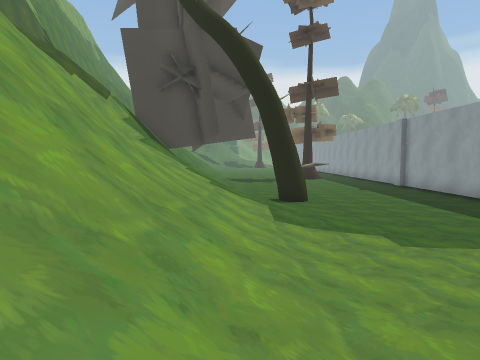
View 1 (above)

24 first-person views from a walk through a scene from a Unity 3-D project. The camera is 1.2 m above the floor, tilts 4° down and sees 75° across. The floor is counted in squares, 2 m on a side. Each view is taken from the middle of a square. On the plan, view 1 faces up. The plan holds only what a view shows up to about 9 squares ahead; the rest is blank. The place goes on beyond the plan. The player character is not drawn. Some surface patterns are stand-ins.

View 2
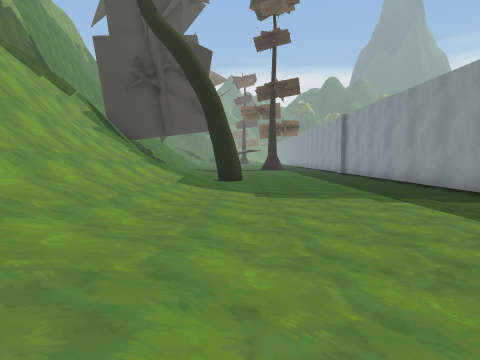

View 3
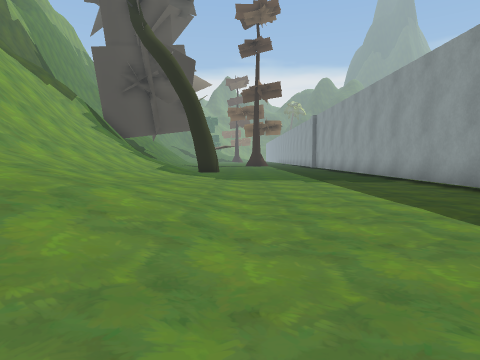

View 4
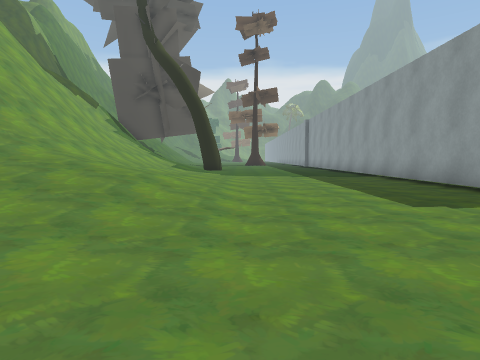

View 5
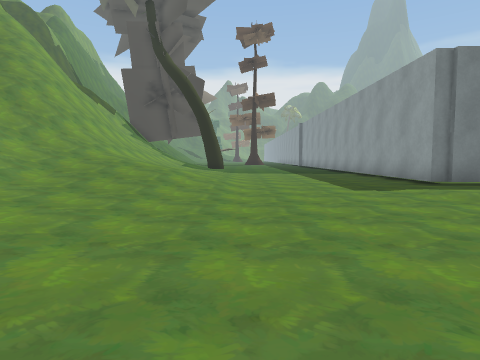

View 6
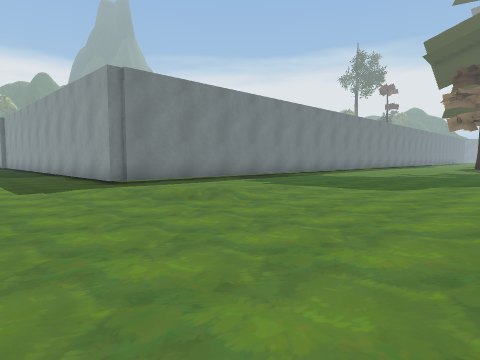

View 7
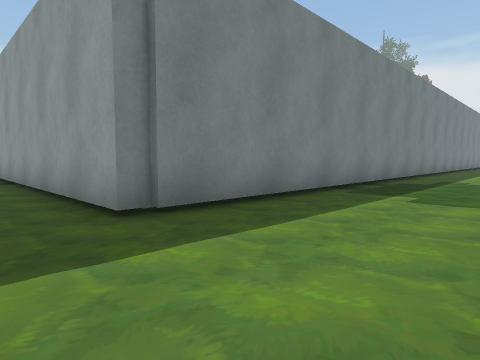

View 8
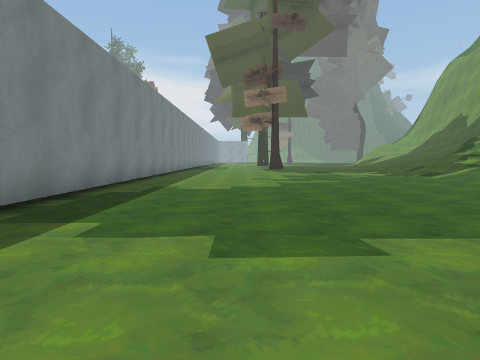

View 9
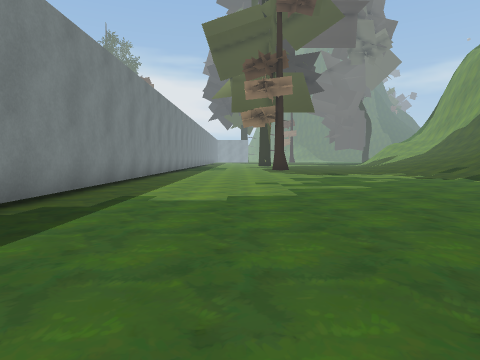

View 10
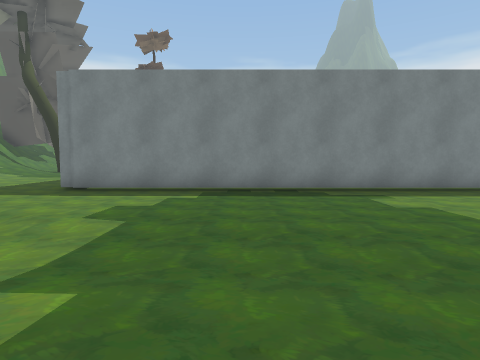

View 11
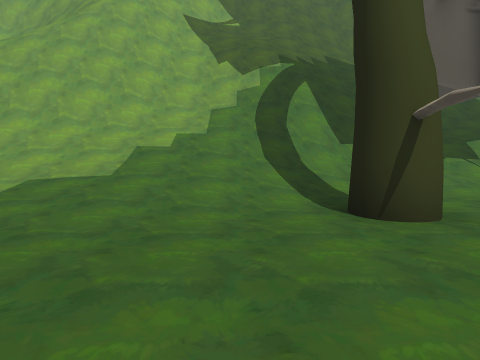

View 12
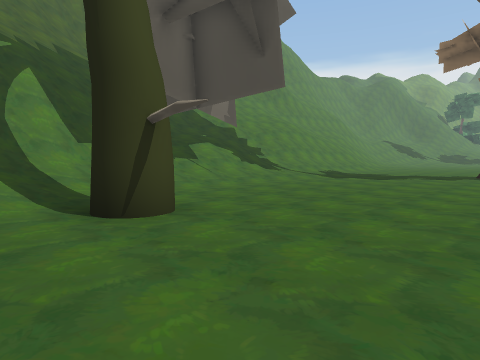

View 13
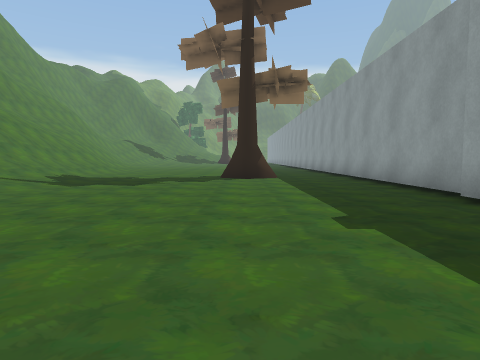

View 14
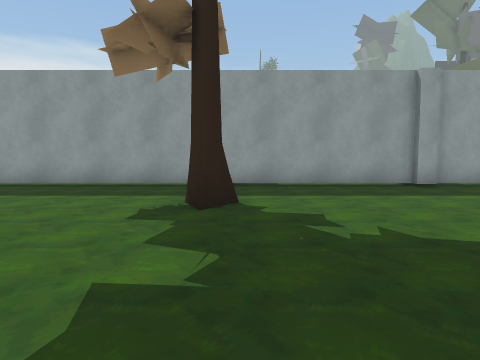

View 15
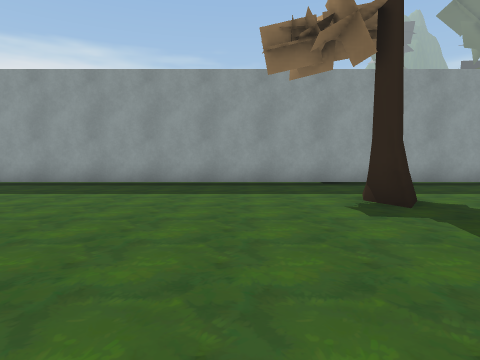

View 16
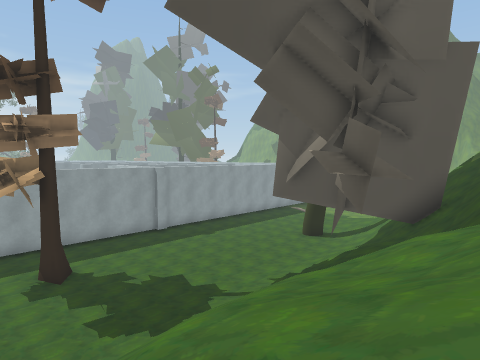

View 17
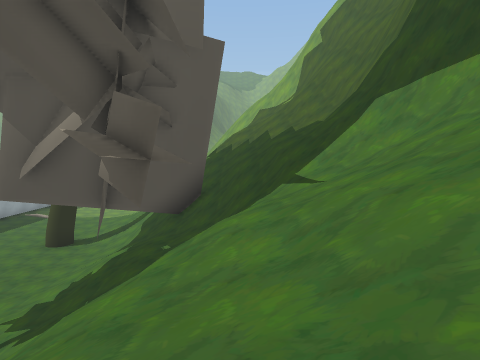

View 18
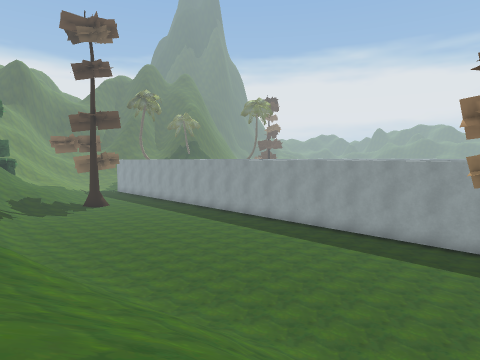

View 19
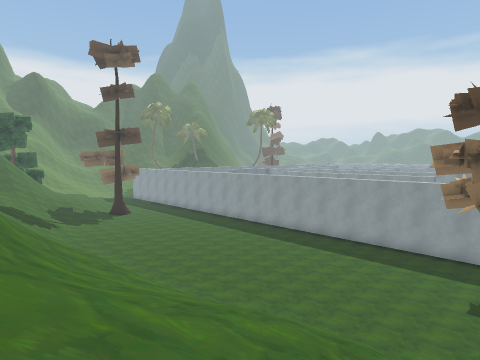

View 20
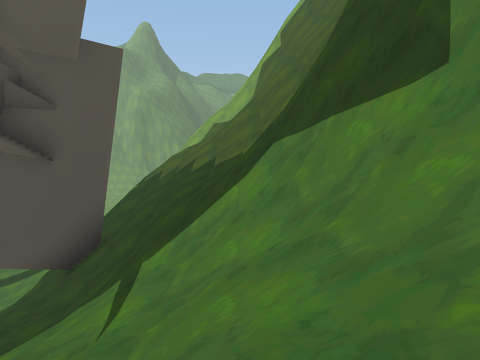

View 21
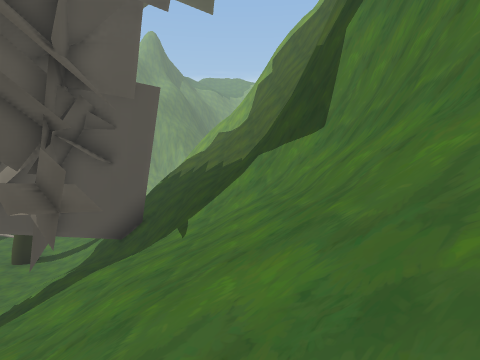

View 22
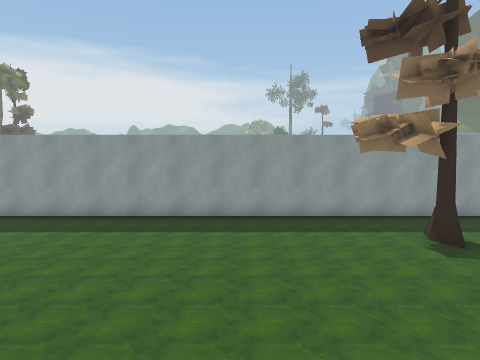

View 23
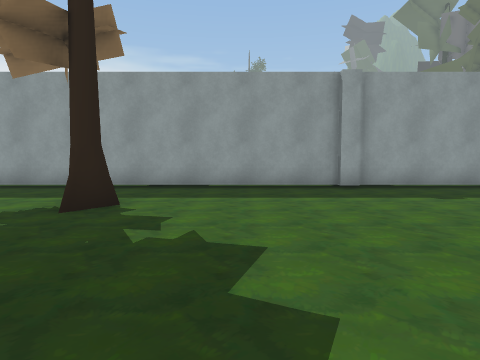

View 24
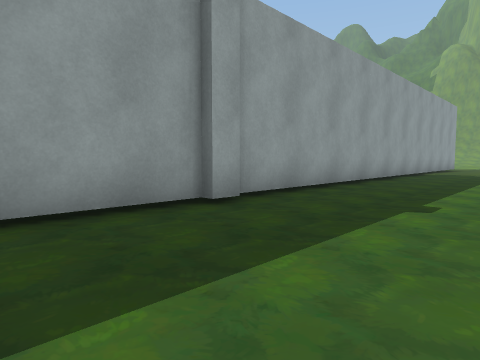

### Floor plan
Key: @ floor where view 1 was taken; # wall or solid block; x gap in a wall; . main floor; : floor 0.25 m higher than the main floor; / step, stairs or slope; = window, fence, low wall or low ledge; T tree.
Columns run from 9 left of view 1 to 19 right of it. Each row starts with its distance up from view 1.
 29       //. .....
 28       //....... .#
 27    // //.........#
 26    #////.........#
 25    #////:........#
 24   #=/////........#
 23   #//////........#
 22   ///////........#
 21  /////   ........#
 20 #/////  /....TT..#
 19 #////////....T...#
 18 #////////........#
 17 ##//// //........#
 16  ##// ///........#
 15  ##//// //.......#
 14  ##x#// //.......#
 13  #//#//#//.......#
 12  #///##///.......#
 11  ##///////.......#
 10  ##///##//##.....#
  9     //##////.....#
  8     /##////......#
  7     /##/////.....#
  6      ##/////.....#
  5      ###////.....#
  4       ##///:.....#
  3        #////.....#
  2        #////:....#
  1       /=////:....#
  0       ///@//:....#..........
 -1       ///////....############
 -2        //////................
 -3         ////.../:............
 -4          //:..../::..........
 -5          //.....///:.........
 -6           /..................
 -7            ........::........
 -8             ...://////::.....
 -9              :////   / /::...

Positions as (right, up) in squares from view 1, and headings:
1: (0, 0), facing up
2: (2, -2), facing up
3: (3, -4), facing up
4: (3, -6), facing up
5: (3, -8), facing up
6: (4, -9), facing up-right
7: (6, -4), facing up-right
8: (8, -4), facing right
9: (10, -4), facing right
10: (12, -9), facing up
11: (5, 8), facing left
12: (5, 8), facing up-left
13: (4, 10), facing up
14: (-1, 19), facing right
15: (-1, 22), facing right
16: (-6, 22), facing down-right
17: (-5, 21), facing down
18: (-5, 20), facing up-right
19: (-7, 19), facing up-right
20: (-7, 19), facing down
21: (-7, 22), facing down
22: (-4, 25), facing right
23: (-1, 17), facing right
24: (4, 17), facing down-right
